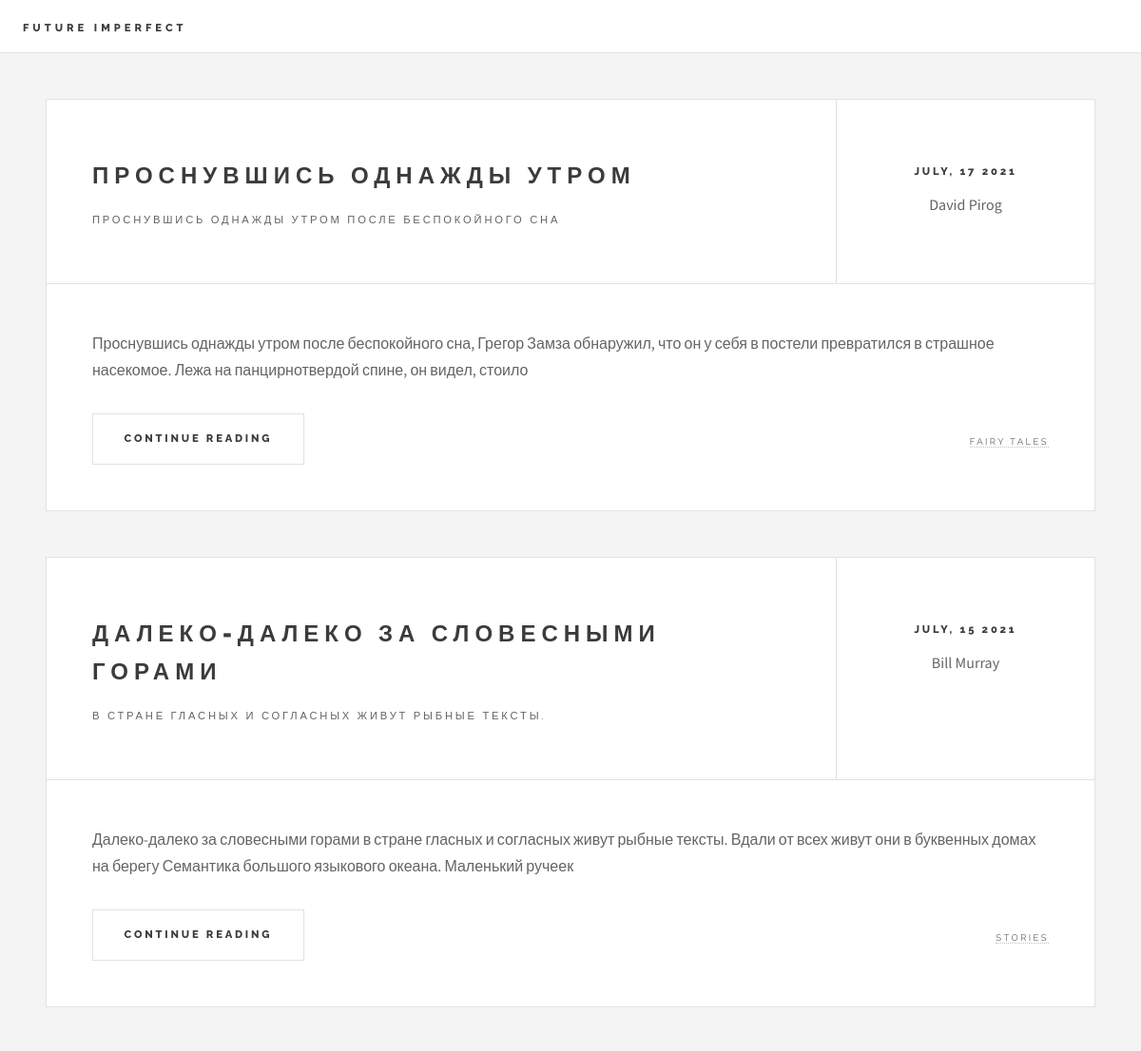
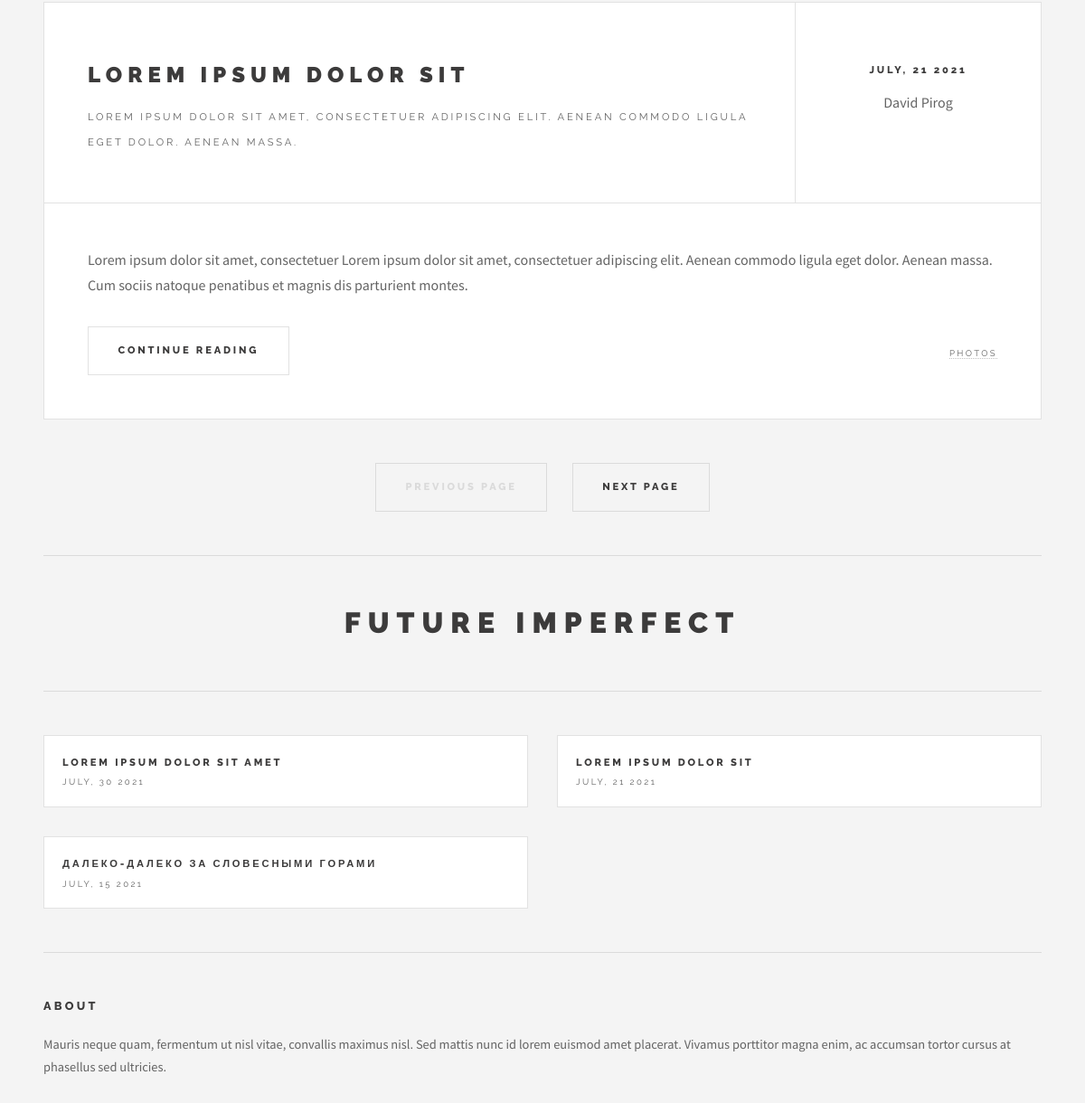
The page / on the database its author committed (2 pictures, top to bottom).
### tables this page shows
CREATE TABLE `articles` (
  `id` int NOT NULL,
  `title` text NOT NULL,
  `suptitle` text NOT NULL,
  `content` text NOT NULL,
  `supcontent` text NOT NULL,
  `author` text NOT NULL,
  `category` text NOT NULL,
  `date` date NOT NULL,
  `likes` int NOT NULL DEFAULT '0'
);

### application/lib/View.php (called while the page is built, shortened)
<?php
class View
{
    public $defaultViewsPath;
    public $defaultTemplatePath;
    public $layout = 'main';
    public function __construct(
        protected $params
    ) {
        $this->defaultViewsPath = APP_PATH . '/views/' . $this->params['controller'];
    }
    public function render($viewName, $params = [])
    {
        $view = $this->defaultViewsPath . '/' . $viewName . '.php';
        if (empty($this->defaultTemplatePath)) {
            $this->defaultTemplatePath = APP_PATH . '/views/layouts/' . $this->layout . '.php';
        }
        require $view;
        $content = ob_get_clean();
        require $this->defaultTemplatePath;
    }
}

### controllers/site/SiteController.php (called while the page is built, shortened)
<?php
class SiteController extends Controller
{
    public function actionMain()
    {
        $articles = $this->model->getAll('Articles');
        $this->view->render('index', compact('articles'));
    }
}

### index.php (called while the page is built, shortened)
<?php
require __DIR__ . '/application/config/autoload.php';
(new application\core\Router)->run();

### application/config/autoload.php (called while the page is built, shortened)
<?php
spl_autoload_register(function($class) {
    $path = str_replace('\\', '/', $class.'.php');
}
);

### application/widgets/Pagination.php (called while the page is built, shortened)
<?php
class Pagination
{
    public static function init($articlesList, $page)
    {
        $articlesOnPageCount = 3;
        $articlesCount = count($articlesList);
        $pages = ceil($articlesCount / $articlesOnPageCount);
        $maxArticleId = $page * $articlesOnPageCount;
        $minArticleId = $maxArticleId - $articlesOnPageCount;
        $articles = [];
        foreach ($articlesList as $id => $article) {
            if ($id <= ($minArticleId-1)) {
                continue;
            } elseif ($id > ($maxArticleId-1)) {
                break;
            }
            $articles[] = $article;
        }
        return compact('pages', 'articles');
    }
}

### application/lib/DataBaseReader.php (called while the page is built, shortened)
<?php
class DataBaseReader
{
    protected $db;
    public function __construct()
    {
        $config = require APP_PATH . '/application/config/db.php';
        $this->db = new PDO('mysql:host=' . $config['host'] . ';port=' . $config['port'] . ';dbname=' . $config['dbname'], $config['user'], $config['password']);
    }
    public function getAll($tableName)
    {
        $query = $this->db->query('SELECT * FROM ' . $tableName);
        $data = $query->fetchAll(PDO::FETCH_ASSOC);
        return $data;
    }
}

### application/config/db.php (called while the page is built)
<?php
return [
    'host' => '127.0.0.1',
    'port' => '3306',
    'dbname' => 'framework',
    'user' => 'root',
    'password' => '',
];

### views/site/index.php (the view, shortened to what this page needs)
<?php
$paginationSettings = application\widgets\Pagination::init(array_reverse($params['articles']), $_GET['page']);
?>
	<div id="main">
	<?php
		if ($params['articles']):
		foreach ($paginationSettings['articles'] as $article):
	?>
			<article class="post">
				<header>
					<div class="title">
						<h2><a href=<?php URLGenerator::article($article['id']) ?>><?= $article['title'] ?></a></h2>
						<p><?= $article['suptitle'] ?></p>
					</div>
					<div class="meta">
						<time class="published"><?= DateTime::createFromFormat('Y-m-d', $article['date'])->format('F, j Y') ?></time>
						<span class="name"><?= $article['author'] ?>
					</div>
				</header>
				<p><?= $article['supcontent'] ?></p>
				<footer>
					<ul class="actions">
						<li><a href=<?php URLGenerator::article($article['id']) ?> class="button big">Continue Reading</a></li>
					</ul>
					<ul class="stats">
						<li><a href=""><?= $article['category'] ?></a></li>
					</ul>
				</footer>
			</article>
		<?php
			endforeach;
			else: echo '<b>Статей нет</b>';
			endif;
		?>
			<ul class="actions pagination">
				<li><a href=<?php URLGenerator::page($_GET['page']-1) ?> class="<?php if ($_GET['page'] <= 1) echo 'disabled' ?> button big">Previous Page</a></li>
				<li><a href=<?php URLGenerator::page($_GET['page']+1) ?> class="<?php if ($_GET['page'] == $paginationSettings['pages']) echo 'disabled' ?> button big">Next Page</a></li>
			</ul>
	</div>
	<section id="sidebar">
			<section id="intro">
				<header>
					<h2>Future Imperfect</h2>
				</header>
			</section>
			<section>
				<div class="mini-posts">
				<?php
					if ($params['articles']):
					foreach (array_rand($params['articles'], 3) as $key):
				?>
						<article class="mini-post">
							<header>
								<h3><a href=<?php URLGenerator::article($params['articles'][$key]['id']) ?>><?= $params['articles'][$key]['title'] ?></a></h3>
								<time class="published"><?= DateTime::createFromFormat('Y-m-d', $params['articles'][$key]['date'])->format('F, j Y') ?></time>
							</header>
						</article>
				<?php
					endforeach;
					endif;
				?>
				</div>
			</section>
			<section class="blurb">
				<h2>About</h2>
				<p>Mauris neque quam, fermentum ut nisl vitae, convallis maximus nisl. Sed mattis nunc id lorem euismod amet placerat. Vivamus porttitor magna enim, ac accumsan tortor cursus at phasellus sed ultricies.</p>
			</section>

### application/widgets/URLGenerator.php (shortened to what this page needs)
<?php
class URLGenerator
{
    public static function article($id)
    {
        echo "/site/post/$id";
    }
    public static function page($page)
    {
        echo "/?page=$page";
    }
}

### application/core/Router.php (shortened to what this page needs)
<?php
class Router
{
    private $route;
    private $params;
    public function run()
    {
        $this->routes = require APP_PATH . '/application/config/routes.php';
        $route = substr($_SERVER['REQUEST_URI'], 1);
        $route = explode('/', $route);
        isset($route['1']) ? ($this->route = ($route['0'] . '/' . $route['1'])) : ($this->route = '');
        foreach ($this->routes as $key => $val) {
            if ($this->route === $key) {
                $this->params = $val;
            }
        }
        if (!empty($this->params)) {
            $this->init();
        } else {
            View::errorPage('Undefined route');
        }
    }
    public function init()
    {
        $controllerPath =  'controllers\\' . $this->params['controller'] . '\\' . ucfirst($this->params['controller']) . 'Controller';
        $action = 'action' . ucfirst($this->params['action']);
        $this->find($controllerPath, $action);
    }
    public function find($path, $action)
    {
        if (class_exists($path)) {
            if(method_exists($path, $action)) {
                $view = new View($this->params);
                (new $path($this->params, $view))->$action();
            } else {
                View::errorPage('Undefined action');
            }
        } else {
            View::errorPage('Undefined controller');
        }
    }
}

### views/layouts/main.php (shortened to what this page needs)
<!DOCTYPE HTML>
<html>
	<head>
		<?php (new application\assets\MainAssets)->register() ?>
	</head>
	<body>
			<div id="wrapper">
					<header id="header">
						<h1><a href="/">Future Imperfect</a></h1>
					</header>
						<?= $content ?>
			</div>
	</body>
</html>

### application/lib/AssetManager.php (shortened to what this page needs)
<?php
class AssetManager
{
    public $defaultPath = 'assets';
    public $cssOptions;
    public $css;
    public function register()
    {
        if (!empty($this->css)) {
            $optionsString = '';
            if (!empty($this->cssOptions)) {
                foreach ($this->cssOptions as $option => $val) {
                    $optionsString .= " $option=$val";
                }
            }
            foreach ($this->css as $src) {
                $src = '/' . $this->defaultPath . '/css/' . $src;
                echo "<link$optionsString href=$src>";
            }
        }
    }
}

### rows shown on the page
articles: title "ПРОСНУВШИСЬ ОДНАЖДЫ УТРОМ", suptitle "ПРОСНУВШИСЬ ОДНАЖДЫ УТРОМ ПОСЛЕ БЕСПОКОЙНОГО СНА", date "JULY, 17 2021", author "David Pirog", supcontent "Проснувшись однажды утром после беспокойного сна, Грегор Замза обнаружил, что он у себя в постели превратился в страшное насекомое. Лежа на панцирнотвердой спине, он видел, стоило", category "FAIRY TALES"
articles: title "ДАЛЕКО-ДАЛЕКО ЗА СЛОВЕСНЫМИ ГОРАМИ", suptitle "В СТРАНЕ ГЛАСНЫХ И СОГЛАСНЫХ ЖИВУТ РЫБНЫЕ ТЕКСТЫ.", date "JULY, 15 2021", author "Bill Murray", supcontent "Далеко-далеко за словесными горами в стране гласных и согласных живут рыбные тексты. Вдали от всех живут они в буквенных домах на берегу Семантика большого языкового океана. Маленький ручеек", category "STORIES"
articles: title "LOREM IPSUM DOLOR SIT", suptitle "LOREM IPSUM DOLOR SIT AMET, CONSECTETUER ADIPISCING ELIT. AENEAN COMMODO LIGULA EGET DOLOR. AENEAN MASSA.", date "JULY, 21 2021", author "David Pirog", supcontent "Lorem ipsum dolor sit amet, consectetuer Lorem ipsum dolor sit amet, consectetuer adipiscing elit. Aenean commodo ligula eget dolor. Aenean massa. Cum sociis natoque penatibus et magnis dis parturient montes.", category "PHOTOS"
articles: title "LOREM IPSUM DOLOR SIT AMET", date "JULY, 30 2021"
